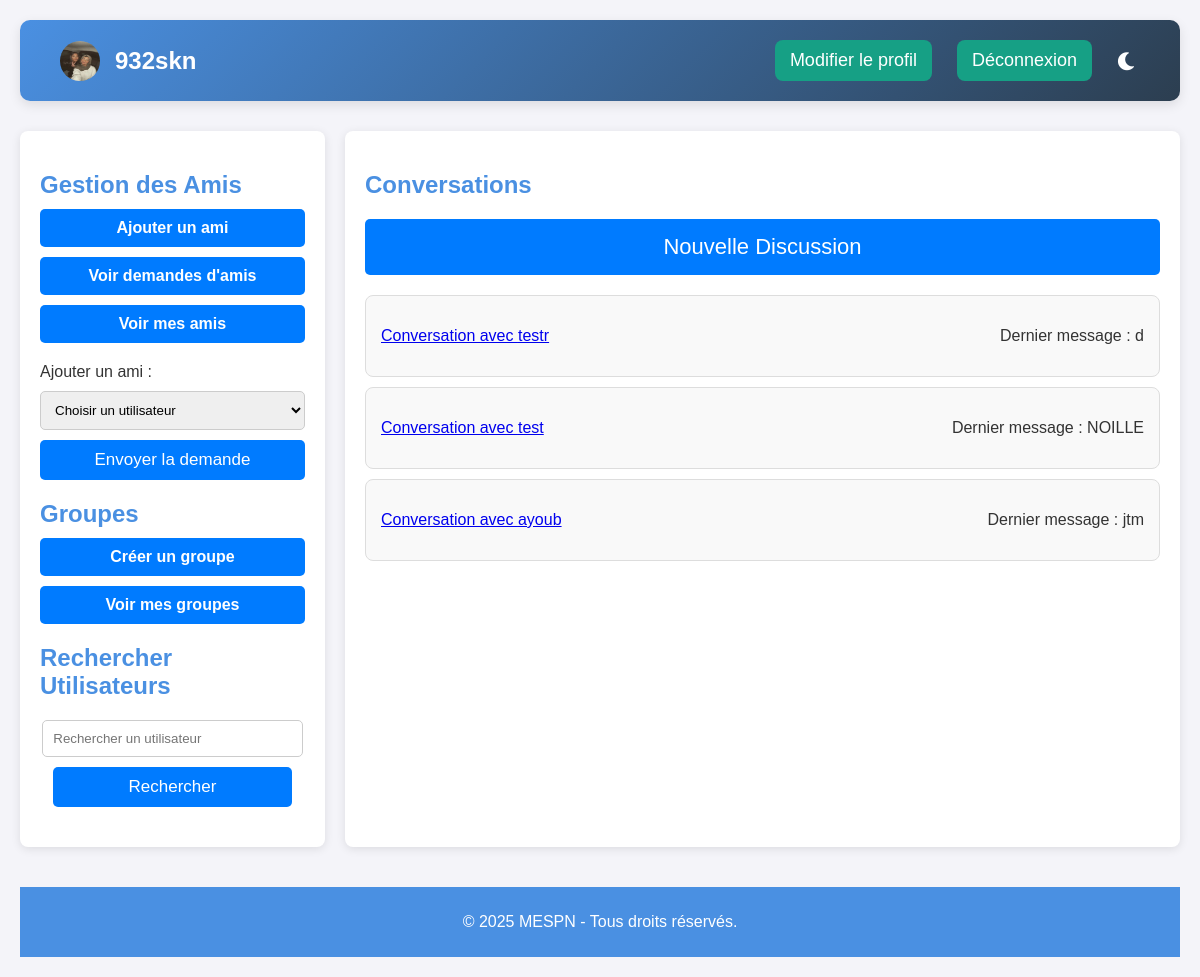
The page / (signed in) on the database as committed earlier.
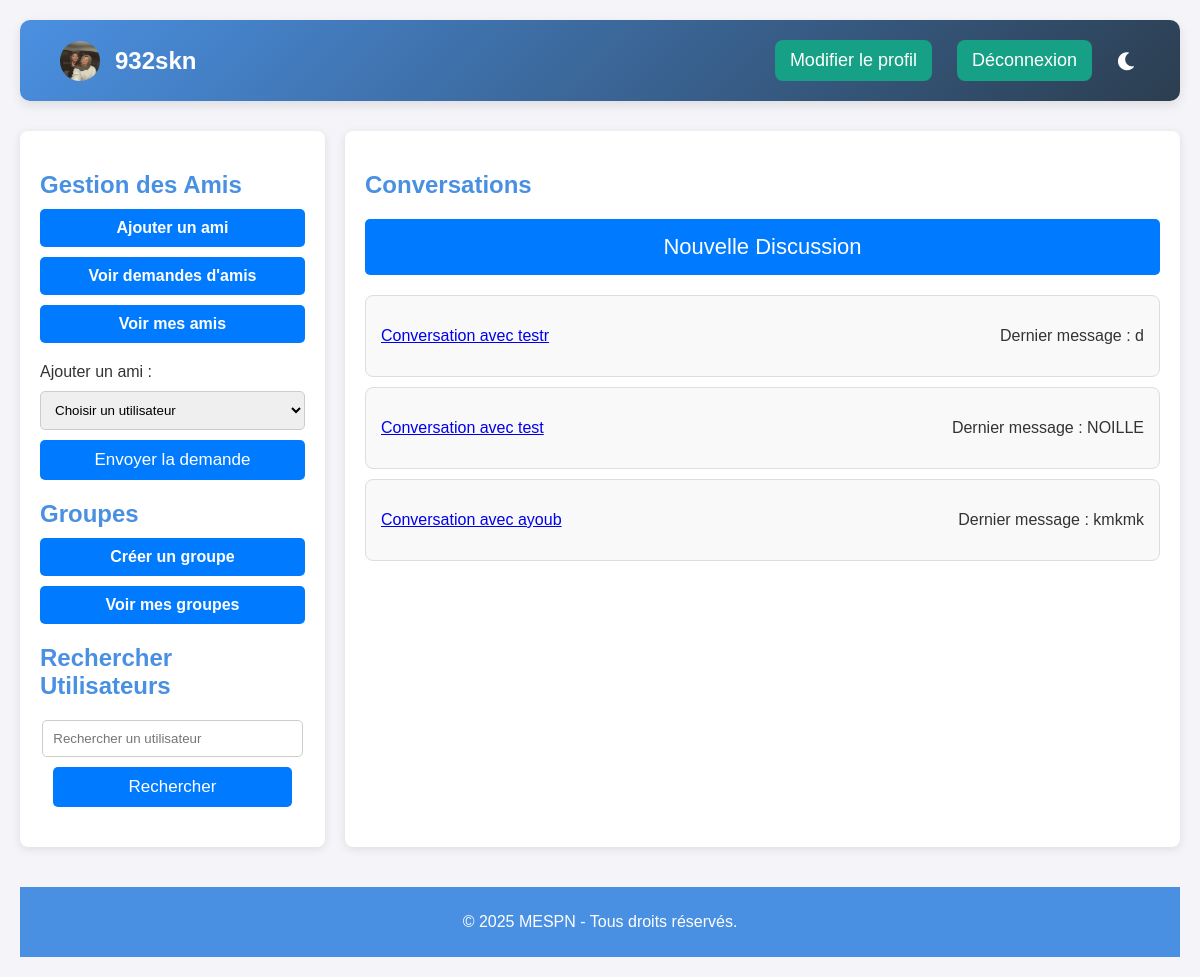
The same page on the database as committed later.
### models.py (models this page shows)
class User(UserMixin, db.Model):
    id = db.Column(db.Integer, primary_key=True)
    username = db.Column(db.String(150), unique=True, nullable=False)
    email = db.Column(db.String(150), unique=True, nullable=False)  # Nouveau champ
    phone_number = db.Column(db.String(20), unique=True, nullable=False)  # Nouveau champ
    password = db.Column(db.String(150), nullable=False)
    profile_picture = db.Column(db.String(200))
    bio = db.Column(db.Text)
    is_active = db.Column(db.Boolean, default=True)

class Message(db.Model):
    id = db.Column(db.Integer, primary_key=True)
    conversation_id = db.Column(db.Integer, db.ForeignKey('conversation.id'), nullable=True)  # Message privé
    group_id = db.Column(db.Integer, db.ForeignKey('group.id'), nullable=True)  # Message de groupe
    sender_id = db.Column(db.Integer, db.ForeignKey('user.id'), nullable=False)
    content = db.Column(db.String(500), nullable=False)
    is_read = db.Column(db.Boolean, default=False)
    timestamp = db.Column(db.DateTime, default=db.func.current_timestamp())
    sender = db.relationship('User', foreign_keys=[sender_id])
    conversation = db.relationship('Conversation', foreign_keys=[conversation_id])
    group = db.relationship('Group', foreign_keys=[group_id])

### app.py (the view)
@app.route('/')
@login_required
def index():
    friends = [friend.friend_id for friend in Friend.query.filter_by(user_id=current_user.id).all()]
    friends.append(current_user.id)  # Inclure l'utilisateur lui-même
    users = User.query.filter(~User.id.in_(friends)).all()
    conversations = Conversation.query.filter(
        (Conversation.user_1_id == current_user.id) |
        (Conversation.user_2_id == current_user.id)
    ).all()
    conversation_data = []
    for conversation in conversations:
        other_user = conversation.user_1 if conversation.user_2_id == current_user.id else conversation.user_2
        if other_user is None or other_user.is_active is False:
            continue
        unread_count = Message.query.filter_by(conversation_id=conversation.id, is_read=False, sender_id=other_user.id).count()
        last_message = Message.query.filter_by(conversation_id=conversation.id).order_by(Message.timestamp.desc()).first()
        conversation_data.append({
            'conversation': conversation,
            'other_user': other_user,
            'unread_count': unread_count,
            'last_message': last_message  # Ajouter le dernier message à la liste des données
        })
    return render_template('index.html', user=current_user, users=users, conversation_data=conversation_data)

### app.py (called while the page is built)
@login_manager.user_loader
def load_user(user_id):
    return db.session.get(User, int(user_id))  # Correctif pour éviter LegacyAPIWarning

@app.context_processor
def inject_profile_picture():
    def get_profile_picture(user):
        if user.profile_picture and os.path.exists(user.profile_picture):
            return url_for('static', filename=f"photos_profil/{os.path.basename(user.profile_picture)}")
        return url_for('static', filename='icone-profil-avatar-par-defaut-image-utilisateur-medias-sociaux-icone-avatar-gris-silhouette-profil-vierge-illustration-vectorielle_561158-3467.avif')
    return dict(get_profile_picture=get_profile_picture)

### templates/index.html (shortened to what this page needs)
<!DOCTYPE html>
<html lang="en">
<head>
    <link rel="stylesheet" href="https://cdnjs.cloudflare.com/ajax/libs/font-awesome/5.15.4/css/all.min.css">
</head>
<body>
    <div class="container">
        <header>
            <div style="display: flex; align-items: center;">
                <img src="{{ user.profile_picture if user.profile_picture else url_for('static', filename='icone-profil-avatar-par-defaut-image-utilisateur-medias-sociaux-icone-avatar-gris-silhouette-profil-vierge-illustration-vectorielle_561158-3467.avif') }}"
                alt="Photo de profil"
                style="width: 40px; height: 40px; border-radius: 50%; margin-right: 15px;">
                <h1>{{ user.username }}</h1>
            </div>
            <div class="header-buttons">
                <a href="{{ url_for('edit_profile') }}" style="margin-right: 20px;">Modifier le profil</a>
                <a href="{{ url_for('logout') }}">Déconnexion</a>
            </div>
            <div class="dark-mode-toggle">
                <a href="javascript:void(0);" id="darkModeToggle" title="Mode sombre">
                    <i class="fas fa-moon"></i>
                </a>
            </div>
        </header>
        <div class="main-content">
            <div class="sidebar">
                <h2>Gestion des Amis</h2>
                <div class="btn-group">
                    <a href="{{ url_for('add_friend') }}">Ajouter un ami</a>
                    <a href="{{ url_for('friend_requests') }}">Voir demandes d'amis</a>
                    <a href="{{ url_for('friends') }}" class="btn btn-primary">Voir mes amis</a>
                </div>
                <form action="{{ url_for('send_friend_request') }}" method="post">
                    <label for="user-select">Ajouter un ami :</label>
                    <select id="user-select" name="user_id" required>
                        <option value="" disabled selected>Choisir un utilisateur</option>
                    </select>
                    <button type="submit">Envoyer la demande</button>
                </form>
                <h2>Groupes</h2>
                <div class="btn-group">
                    <a href="{{ url_for('create_group') }}">Créer un groupe</a>
                    <a href="{{ url_for('groups') }}">Voir mes groupes</a>
                </div>
                <h2>Rechercher Utilisateurs</h2>
                <form method="POST" action="{{ url_for('search_users') }}" style="display: flex; flex-direction: column; align-items: center; justify-content: center; margin-bottom: 20px;">
                    <input type="text" name="query" placeholder="Rechercher un utilisateur" required style="width: 90%; padding: 10px; margin: 10px 0; border: 1px solid #ccc; border-radius: 5px;">
                    <button type="submit" style="width: 90%; padding: 10px 20px; background-color: #007bff; color: white; border: none; border-radius: 5px; cursor: pointer; transition: background-color 0.3s ease;">Rechercher</button>
                </form>
            </div>
            <div class="content">
                <h2>Conversations</h2>
                <button id="newDiscussionButton" onclick="document.getElementById('newDiscussion').style.display='block'">
                    Nouvelle Discussion
                </button>
                <ul>
                    {% for data in conversation_data %}
                        <li>
                            <a href="{{ url_for('conversation', conversation_id=data.conversation.id) }}">
                                Conversation avec {{ data.other_user.username }}
                            </a>
                            <p>Dernier message :
                                {% if data.last_message %}
                                    {{ data.last_message.content }}
                                {% else %}
                                    Aucun message
                                {% endif %}
                            </p>
                        </li>
                    {% endfor %}
                </ul>
            </div>
        </div>
        <footer>
            <p>© 2025 MESPN - Tous droits réservés.</p>
        </footer>
    </div>
</body>
</html>

### templates/index.html (style rules this page uses)
body { font-family: 'Arial', sans-serif; background-color: #f4f4f9; margin: 0; padding: 0; color: #333; }
.container { max-width: 1200px; margin: 0 auto; padding: 20px; }
header { background: linear-gradient(135deg, #4a90e2, #2c3e50); color: white; padding: 20px 40px; border-radius: 10px; box-shadow: 0 4px 12px rgba(0, 0, 0, 0.1); display: flex; justify-content: space-between; align-items: center; }
header h1 { margin: 0; font-size: 24px; font-weight: 600; display: flex; align-items: center; }
.header-buttons { display: flex; gap: 5px; margin-left: auto; justify-content: flex-end; }
header a { color: white; text-decoration: none; font-weight: 500; font-size: 18px; padding: 10px 15px; background-color: #16a085; border-radius: 8px; transition: background-color 0.3s ease; }
.dark-mode-toggle { display: flex; align-items: center; justify-content: center; }
#darkModeToggle { background-color: transparent; padding: 5px; border-radius: 50%; display: flex; align-items: center; justify-content: center; cursor: pointer; transition: background-color 0.3s ease; margin-left: 20px; }
.fas { font-size: 18px; color: white; }
.main-content { display: flex; gap: 20px; margin-top: 30px; }
.sidebar, .content { background-color: #fff; border-radius: 8px; box-shadow: 0 2px 10px rgba(0, 0, 0, 0.1); padding: 20px; }
.sidebar { flex: 1; max-width: 300px; }
.content { flex: 3; }
h2 { color: #4a90e2; margin-bottom: 10px; }
form { margin-bottom: 20px; }
input[type="text"], select { width: 100%; padding: 10px; margin: 10px 0; border: 1px solid #ccc; border-radius: 5px; }
button { background-color: #007bff; color: #fff; border: none; border-radius: 5px; padding: 10px 20px; font-size: 17px; cursor: pointer; transition: background-color 0.3s ease; text-align: center; width: 100%; display: block; margin: 0 auto; }
ul { list-style-type: none; padding: 0; }
li { background-color: #f9f9f9; padding: 15px; border: 1px solid #ddd; border-radius: 8px; margin-bottom: 10px; display: flex; justify-content: space-between; align-items: center; }
.btn-group { display: block; margin-bottom: 20px; }
.btn-group a { padding: 10px 20px; background-color: #007bff; color: white; border-radius: 5px; text-decoration: none; text-align: center; font-weight: bold; display: block; margin-bottom: 10px; }
footer { text-align: center; margin-top: 40px; padding: 10px; background-color: #4a90e2; color: white; }
#newDiscussionButton { padding: 15px 20px; font-size: 22px; text-align: center; width: 100%; display: block; margin: 20px auto; }

Rows that differ between the two databases and show on the page:
no longer on this page (row unchanged): Message: last_message.content "jtm"
added Message: last_message.content "kmkmk"
Other text that changed with them:
new list line: "Conversation avec Dernier message :"
new list line: "ayoub"
list line gone: "Conversation avec Dernier message :"
list line gone: "ayoub"
